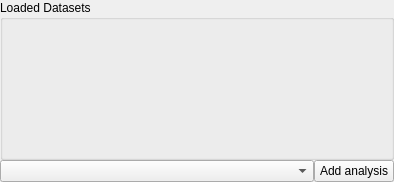
  <widget class="QDockWidget" name="dockWidgetDatasets">
   <property name="sizePolicy">
    <sizepolicy hsizetype="MinimumExpanding" vsizetype="Preferred">
     <horstretch>0</horstretch>
     <verstretch>0</verstretch>
    </sizepolicy>
   </property>
   <property name="minimumSize">
    <size>
     <width>394</width>
     <height>182</height>
    </size>
   </property>
   <property name="maximumSize">
    <size>
     <width>524287</width>
     <height>524287</height>
    </size>
   </property>
   <property name="windowIcon">
    <iconset resource="settings/ui/resource.qrc">
     <normaloff>:/icons/icons/kitesurf.svg</normaloff>:/icons/icons/kitesurf.svg</iconset>
   </property>
   <property name="floating">
    <bool>false</bool>
   </property>
   <property name="features">
    <set>QDockWidget::DockWidgetFloatable|QDockWidget::DockWidgetMovable</set>
   </property>
   <property name="windowTitle">
    <string>Datasets</string>
   </property>
   <attribute name="dockWidgetArea">
    <number>1</number>
   </attribute>
   <widget class="QWidget" name="dockWidgetContents_4">
    <layout class="QGridLayout" name="gridLayout">
     <property name="leftMargin">
      <number>0</number>
     </property>
     <property name="topMargin">
      <number>0</number>
     </property>
     <property name="rightMargin">
      <number>0</number>
     </property>
     <property name="bottomMargin">
      <number>0</number>
     </property>
     <property name="spacing">
      <number>0</number>
     </property>
     <item row="2" column="0" colspan="3">
      <widget class="QGroupBox" name="groupBox">
       <property name="title">
        <string>Loaded Datasets</string>
       </property>
       <layout class="QVBoxLayout" name="verticalLayout_12">
        <property name="spacing">
         <number>0</number>
        </property>
        <property name="leftMargin">
         <number>0</number>
        </property>
        <property name="topMargin">
         <number>0</number>
        </property>
        <property name="rightMargin">
         <number>0</number>
        </property>
        <property name="bottomMargin">
         <number>0</number>
        </property>
        <item>
         <layout class="QVBoxLayout" name="verticalLayout_8">
          <property name="spacing">
           <number>0</number>
          </property>
         </layout>
        </item>
       </layout>
       <zorder></zorder>
      </widget>
     </item>
     <item row="3" column="1">
      <widget class="QComboBox" name="comboBox_Model">
       <property name="sizePolicy">
        <sizepolicy hsizetype="Expanding" vsizetype="Fixed">
         <horstretch>0</horstretch>
         <verstretch>0</verstretch>
        </sizepolicy>
       </property>
       <property name="focusPolicy">
        <enum>Qt::NoFocus</enum>
       </property>
       <property name="toolTip">
        <string>This selection box is updated according to the selected dataset.</string>
       </property>
      </widget>
     </item>
     <item row="3" column="2">
      <widget class="QPushButton" name="pushButton_2">
       <property name="sizePolicy">
        <sizepolicy hsizetype="Fixed" vsizetype="Fixed">
         <horstretch>0</horstretch>
         <verstretch>0</verstretch>
        </sizepolicy>
       </property>
       <property name="text">
        <string>Add analysis</string>
       </property>
      </widget>
     </item>
    </layout>
   </widget>
  </widget>
